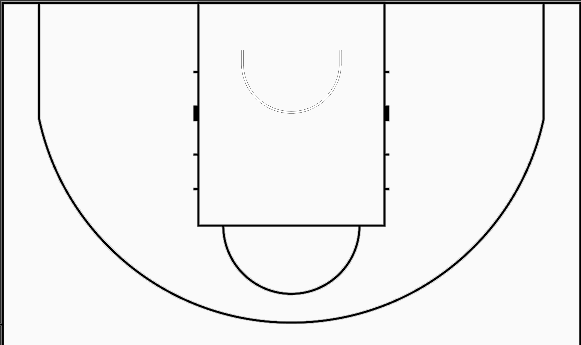
#> input picture python/base/base_standard.png, 581 x 345 px
$ python draw_standard_points.py
#> lines starting #> are read from the running program, lines starting #| are printed output that depends on the picture; after the words box and inside, x2 and y2 are one past the last pixel; in counts of white or black regions, pixels touching at a corner belong together
import os
from collections import OrderedDict

import cv2

RADIUS = 255

STANDARD_LINES = OrderedDict({
    # "sideLine1": [
    #     (0.0035, 0.01),
    #     (0.0035, 0.90),
    # ],
    "endLine2": [
        (0.065, 0.01),
        (0.935, 0.01)
    ],
    # "sideLine3": [
    #     (0.9914, 0.0087), (0.9914, 0.2029), (0.9948, 0.3942),
    #     (0.9948, 0.5942), (0.9914, 0.7681), (0.9914, 0.9304),
    # ],
    "threePointLine4": [
            (0.065, 0.34),
            (0.8692, 0.6029),
            (0.50, 0.93),
            (0.935, 0.34),

    ],
    "laneLine5": [
        (0.34, 0.01), (0.34, 0.650),
    ],
    "laneLine6": [
        (0.661, 0.01),(0.661, 0.650),
    ],
    "center_point":[
        (0.50, 0.195),
    ]
    # "freeThrowLine7": [
    #     (0.3408, 0.6522), (0.3838, 0.6522), (0.4527, 0.6551),
    #     (0.5387, 0.6522), (0.6127, 0.6551), (0.6627, 0.6551),
    # ],
    # "freeThrowCircle8": [
    #     (0.3838, 0.6522), (0.4010, 0.7565), (0.4355, 0.8203),
    #     (0.5009, 0.8551), (0.5645, 0.8261), (0.6041, 0.7478),
    #     (0.6162, 0.6522),
    # ],
    # "fieldFilterLines": [
    #     (0.0017, 0.9014), (0.0017, 0.7188), (0.0017, 0.4638), (0.0017, 0.2058),
    #     (0.0000, 0.0029), (0.1480, 0.0029), (0.3029, 0.0087), (0.4664, 0.0087),
    #     (0.6213, 0.0029), (0.7625, 0.0087), (0.8795, 0.0087), (0.9914, 0.0087),
    #     (0.9914, 0.2174), (0.9914, 0.4493), (0.9914, 0.6667), (0.9914, 0.8986),
    # ],
})


def norm_to_pixel(pt, width, height):
    return int(round(pt[0] * width)), int(round(pt[1] * height))


def clamp_text_origin(text, origin, font_face, font_scale, thickness, image_width, image_height):
    text_size, baseline = cv2.getTextSize(text, font_face, font_scale, thickness)
    text_width, text_height = text_size

    x, y = origin
    x = max(0, min(x, max(0, image_width - text_width - 1)))
    y = max(text_height + baseline, min(y, max(text_height + baseline, image_height - baseline - 1)))
    return x, y


def draw_points(image, lines):
    canvas = image.copy()
    height, width = canvas.shape[:2]
    font_face = cv2.FONT_HERSHEY_SIMPLEX
    palette = [
        (0, 0, 255),
        (0, 165, 255),
        (128, 0, 255),
        (255, 0, 0),
        (255, 128, 0),
        (0, 255, 0),
        (255, 0, 255),
        (0, 255, 255),
        (255, 255, 255),
    ]

    for line_index, (line_name, points) in enumerate(lines.items(), start=1):
        color = palette[(line_index - 1) % len(palette)]
        print(f"{line_name}:")
        for point_index, pt in enumerate(points, start=1):
            x, y = norm_to_pixel(pt, width, height)
            print(f"  {point_index:02d}: ({x}, {y})  ({pt[0]*width:.3f}, {pt[1]*height:.3f})")
            cv2.circle(canvas, (x, y), 3, color, -1)
            label_text = f"{line_index}-{point_index}"
            norm_text = f"({pt[0]:.3f}, {pt[1]:.3f})"

            label_origin = clamp_text_origin(
                label_text,
                (x + 8, y + 3),
                font_face,
                0.45,
                2,
                width,
                height,
            )
            norm_origin = clamp_text_origin(
                norm_text,
                (x - 40, y + 30),
                font_face,
                0.35,
                1,
                width,
                height,
            )

            cv2.putText(
                canvas,
                label_text,
                label_origin,
                font_face,
                0.45,
                color,
                2,
                cv2.LINE_AA,
            )
            cv2.putText(
                canvas,
                norm_text,
                norm_origin,
                font_face,
                0.35,
                color,
                1,
                cv2.LINE_AA,
            )

    return canvas


def main():
    base_dir = os.path.dirname(os.path.dirname(os.path.abspath(__file__)))
    image_path = os.path.join(base_dir, "python", "base", "base_standard.png")
    output_path = os.path.join(base_dir, "python", "base", "base_standard_annotated.png")

    image = cv2.imread(image_path)
#> image is the input picture: shape (345, 581, 3); min 0, max 255, mean 240.2
    # 绘制圆弧
    int_centerx = int(STANDARD_LINES['center_point'][0][0] * image.shape[1])
#> int_centerx = 290
    int_centery = int(STANDARD_LINES['center_point'][0][1] * image.shape[0])
#> int_centery = 67
    cv2.circle(image, (int_centerx, int_centery), RADIUS, (255, 0, 255), 2, cv2.LINE_AA)
    # 将半径给打印出来
    cv2.putText(
        image,
        f"R={RADIUS}",
        (int_centerx, int_centery + 20),
        cv2.FONT_HERSHEY_SIMPLEX,
        0.4,
        (255, 0, 255),
        1,
        cv2.LINE_AA,
    )
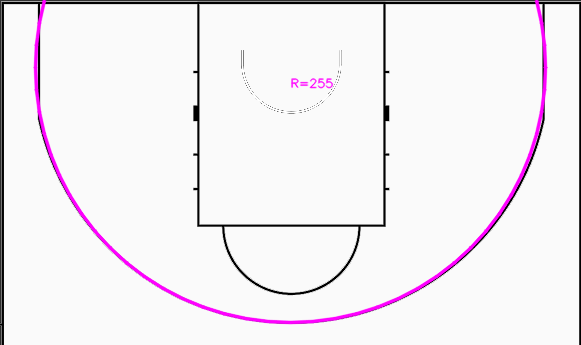
#> image: shape (345, 581, 3); mean B, G, R 242, 237.8, 242
    if image is None:
        raise FileNotFoundError(f"无法读取图片: {image_path}")

    print(f"image_path: {image_path}")
    print(f"image_shape: {image.shape}")
#| image_shape: (345, 581, 3)

    annotated = draw_points(image, STANDARD_LINES)
#> after the loop in draw_points, `for line_index, (line_name, points) in enumerate(lines.items(), start=..`:
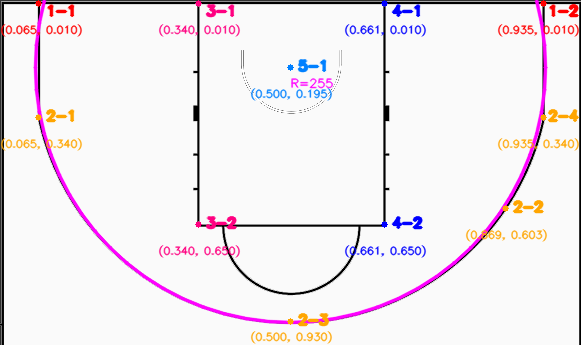
#> canvas: shape (345, 581, 3); 4.73% of pixels changed, all inside (x1, y1, x2, y2) = (0, 0, 580, 344)
    cv2.imwrite(output_path, annotated)
    print(f"saved: {output_path}")


if __name__ == "__main__":
    main()

$ run again, with python/base/base_highschool.png copied over python/base/base_standard.png
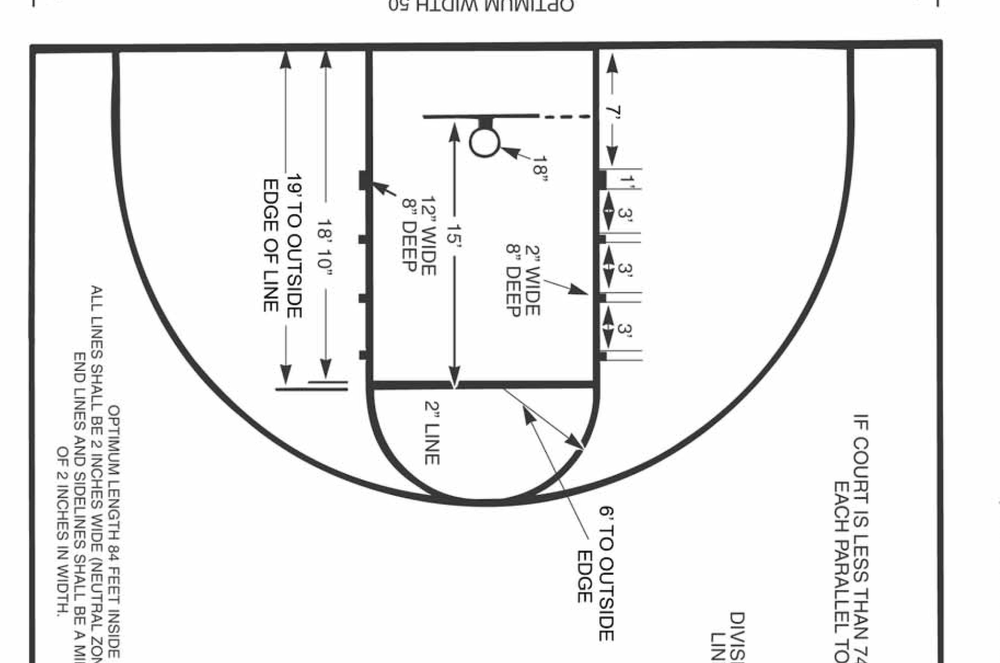
#> input picture python/base/base_highschool.png, 1000 x 663 px, shrunk from 1732 x 1148 before the run
#> in main, image is the input picture: shape (663, 1000, 3); min 0, max 255, mean 238.5
#> in main, `cv2.circle(image, (int_centerx, int_centery), RADIUS, (255, 0, 255), 2..`:
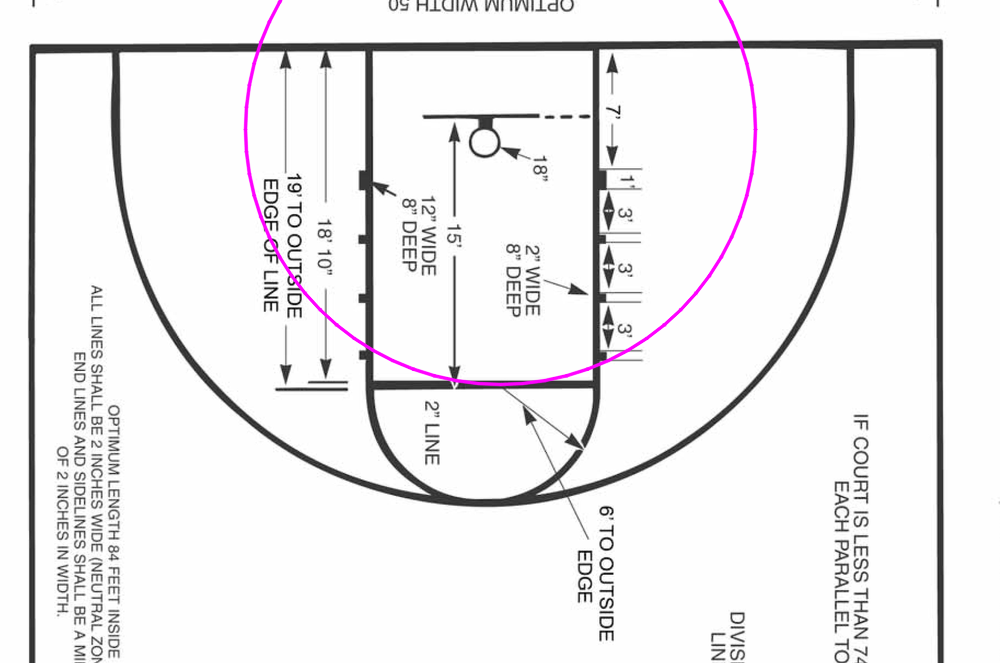
#> image: shape (663, 1000, 3); 0.78% of pixels changed, all inside (x1, y1, x2, y2) = (243, 0, 758, 387)
#| image_shape: (663, 1000, 3)
#> after the loop in draw_points, `for line_index, (line_name, points) in enumerate(lines.items(), start=..`:
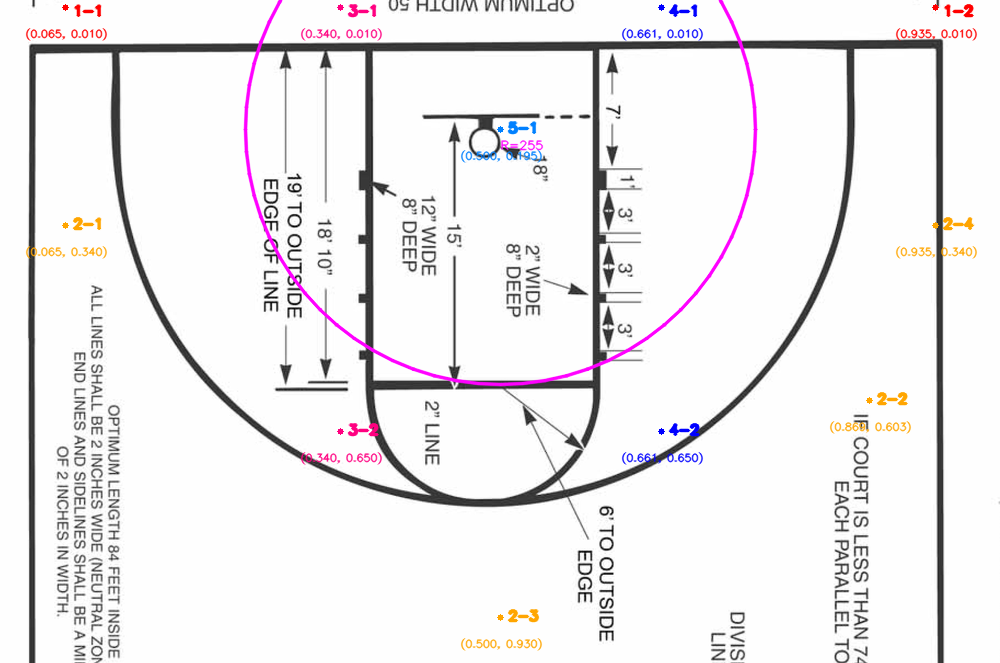
#> canvas: shape (663, 1000, 3); mean B, G, R 237.5, 235.9, 238.2
